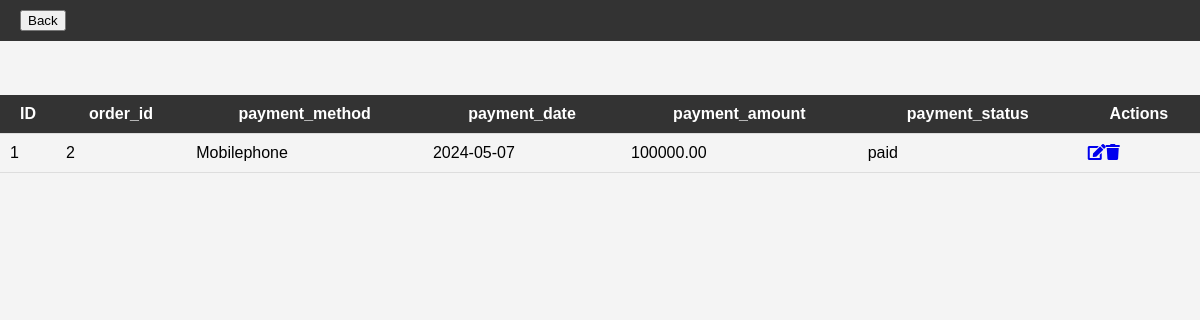
The app's page /VirtualInteriorDesignStudio/landingpayment.php with its own data.
### tables this page shows
CREATE TABLE `payments` (
  `payment_id` int(11) NOT NULL,
  `order_id` int(11) NOT NULL,
  `payment_method` varchar(100) DEFAULT NULL,
  `payment_date` date DEFAULT NULL,
  `payment_amount` decimal(10,2) DEFAULT NULL,
  `payment_status` varchar(50) DEFAULT NULL,
  `created_at` timestamp NOT NULL DEFAULT current_timestamp(),
  `updated_at` timestamp NOT NULL DEFAULT current_timestamp() ON UPDATE current_timestamp()
);

### VirtualInteriorDesignStudio/landingpayment.php (the view, shortened to what this page needs)
<!DOCTYPE html>
<html lang="en">
<head>
    <link rel="stylesheet" href="https://cdnjs.cloudflare.com/ajax/libs/font-awesome/5.15.4/css/all.min.css">
     <link rel="stylesheet" href="css/style5.css">
</head>
<header>
    <div>
            <button type="button" onclick="window.location.href='payment.html'">Back</button>
    </div>
</header>
<?php
require_once "dbconnect.php";
?>
<!DOCTYPE html>
<html lang="en">
<head>
</head>
<body>
    <br><br><br>
    <table id="dataTable" class="table table-hover text-center">
        <tr>
            <th>ID</th>
            <th>order_id</th>
            <th>payment_method</th>
            <th>payment_date</th>
            <th>payment_amount</th>
            <th>payment_status</th>
            <th>Actions</th>
        </tr>
        <?php
        $sql = "SELECT * FROM payments";
        $result = $conn->query($sql);
        if ($result->num_rows > 0) {
            while ($row = $result->fetch_assoc()) {
                echo "<tr>";
                echo "<td>" . $row["payment_id"] . "</td>";
                echo "<td>" . $row["order_id"] . "</td>";
                echo "<td>" . $row["payment_method"] . "</td>";
                echo "<td>" . $row["payment_date"] . "</td>";
                echo "<td>" . $row["payment_amount"] . "</td>";
                echo "<td>" . $row["payment_status"] . "</td>";
                echo "<td>";
                echo "<a href='updatepayment.html?id=" . $row["payment_id"] . "'><i class='fas fa-edit'></i></a>";
                echo "<a href='deletepayment.html?id=" . $row["payment_id"] . "'><i class='fas fa-trash'></i></a>";
                echo "</td>";
                echo "</tr>";
            }
        } else {
            echo "<tr><td colspan='6'>No data found</td></tr>";
        }
        ?>
    </table>
</body>
</html>

### css/style5.css (style rules this page uses)
body { font-family: Arial, sans-serif; margin: 0; padding: 0; background-color: #f4f4f4; }
header { background-color: #333; color: #fff; padding: 10px 20px; display: flex; justify-content: space-between; align-items: center; }
table { width: 100%; border-collapse: collapse; }
th, td { padding: 10px; border-bottom: 1px solid #ddd; }
th { background-color: #333; color: white; }

### records on screen
payments: payment_id "1", order "2", payment_method "Mobilephone", payment_date "2024-05-07", payment_amount "100000.00", payment_status "paid"
